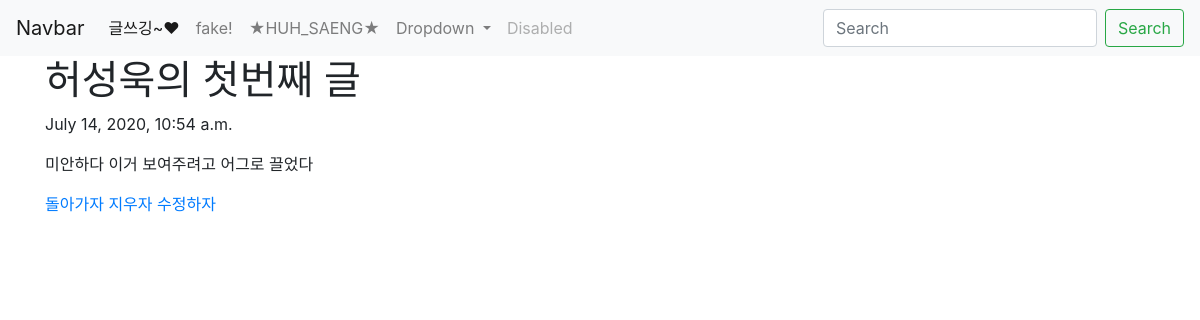
The app's page /blog/2/ with its own data.
### blog/models.py (models this page shows, shortened)
class Blog(models.Model):
    title = models.CharField(max_length = 200)
    pub_date = models.DateTimeField('date published')
    body = models.TextField()

### blog/views.py (the view)
# urls.py: path('<int:blog_id>/',views.detail,name = 'detail'),
def detail(request,blog_id):
    blog_detail = get_object_or_404(Blog, pk=blog_id)
    return render(request,'detail.html', {'blog' : blog_detail})

### blog/templates/detail.html
{% extends 'base.html' %}
{% block content %}
<h1>{{blog.title}}</h1>
<p>{{blog.pub_date}}</p>
<p>{{blog.body}}</p>
<a href="{% url 'blog' %}">돌아가자</a>
<a href="{% url 'delete' blog.id %}">지우자</a>
<a href="{% url 'update' blog.id %}">수정하자</a>
{% endblock %}

### records on screen
Blog: title "허성욱의 첫번째 글", pub_date "July 14, 2020, 10:54 a.m.", body "미안하다 이거 보여주려고 어그로 끌었다"
